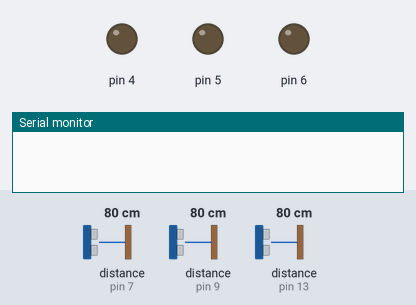
Bench run of a sketch on a simulated Arduino Uno, built with avr-gcc and run on an emulated ATmega328P. On the bench: output pins drawn as LEDs (lit = HIGH), the last lines printed to the serial monitor. Wiring (inferred from the names in the program): 3 × ultrasonic range finder: trigger pin 8, echo pin 7 / trigger pin 10, echo pin 9 / trigger pin 12, echo pin 13. The inputs (shaded band) are chosen by the test bench; at power-on: distance to the obstacle (sensors on pin 7, pin 9, pin 13) 80 cm. The echo pulse lasts 58.3 µs per cm; pins used as bus, display or sensor lines are not drawn.

Above: at 1.2 s.
1.3 s: distance to the obstacle (sensor on pin 7) set to 45 cm
2.8 s: distance to the obstacle (sensor on pin 7) set to 37 cm
At 3.5 s:
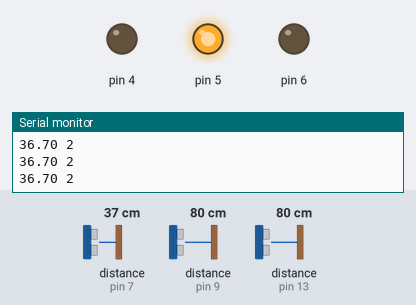
4.3 s: distance to the obstacle (sensor on pin 9) set to 44 cm
5.8 s: distance to the obstacle (sensor on pin 9) set to 37 cm
At 6.7 s:
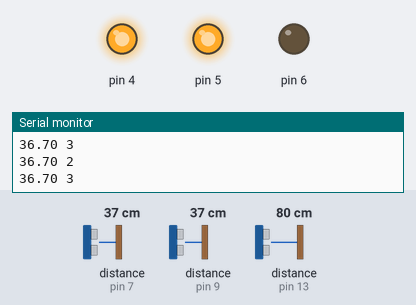
7.3 s: distance to the obstacle (sensor on pin 13) set to 44 cm
8.8 s: distance to the obstacle (sensor on pin 13) set to 36 cm
At 10.0 s:
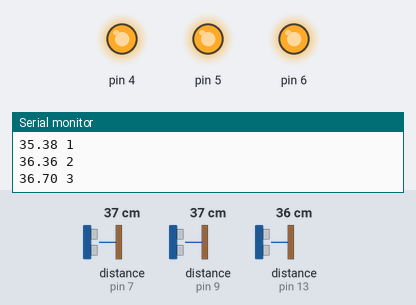
Timing chart, 0 to 11.3 s (numbered marks = the images above; inputs shaded):
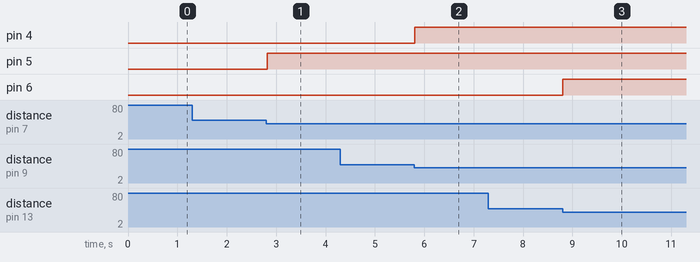

Measured:
- the behaviour switches between 41 and 40 cm on distance to the obstacle (sensor on pin 7) (found by bisection; images 0 and 1)
- the behaviour switches between 41 and 40 cm on distance to the obstacle (sensor on pin 9) (found by bisection; images 1 and 2)
- the behaviour switches between 41 and 40 cm on distance to the obstacle (sensor on pin 13) (found by bisection; images 2 and 3)
- after the input at 1.3 s, every drawn part: stays the same
- after the input at 2.8 s, pin 5: LOW → HIGH at once
- after the input at 5.8 s, pin 4: LOW → HIGH at once
- after the input at 8.8 s, pin 6: LOW → HIGH at once

The sketch:

arduino-shuriken.ino
```cpp
int TriggerPin3 = 10;
int EchoPin3 = 9;

int TriggerPin2 = 8;
int EchoPin2 = 7;

int TriggerPin1 = 12;
int EchoPin1 = 13;

float speedOfSound = 340; // in m/s
float targetDistance; //in cm
float pingTime;

void setup() {
  Serial.begin(115200);
  pinMode(TriggerPin1,OUTPUT);
  pinMode(EchoPin1,INPUT);

  pinMode(TriggerPin2,OUTPUT);
  pinMode(EchoPin2,INPUT);


  pinMode(TriggerPin3,OUTPUT);
  pinMode(EchoPin3,INPUT);


  pinMode(6, OUTPUT);
  pinMode(5, OUTPUT);
  pinMode(4, OUTPUT);
}

void loop() {

  digitalWrite(TriggerPin1,LOW);
  delayMicroseconds(50);
  digitalWrite(TriggerPin1,HIGH);
  delayMicroseconds(10);
  digitalWrite(TriggerPin1,LOW);

  pingTime = pulseIn(EchoPin1,HIGH);

  pingTime = pingTime / 1000000.0; // in seconds
  targetDistance = 100*speedOfSound*pingTime / 2; // unit:  cm/microseconds

  if(targetDistance<=40)
  {
    digitalWrite(6, HIGH);
  Serial.print(targetDistance);
  Serial.println(" 1");
  }
  else
  {
    digitalWrite(6, LOW);
  }

  digitalWrite(TriggerPin2,LOW);
  delayMicroseconds(50);
  digitalWrite(TriggerPin2,HIGH);
  delayMicroseconds(10);
  digitalWrite(TriggerPin2,LOW);

  pingTime = pulseIn(EchoPin2,HIGH);

  pingTime = pingTime / 1000000.0; // in seconds
  targetDistance = 100*speedOfSound*pingTime / 2; // unit:  cm/microseconds

  if(targetDistance<=40)
  {
    digitalWrite(5, HIGH);
    Serial.print(targetDistance);
    Serial.println(" 2");
  }
  else
  {
    digitalWrite(5, LOW);
  }


  digitalWrite(TriggerPin3,LOW);
  delayMicroseconds(50);
  digitalWrite(TriggerPin3,HIGH);
  delayMicroseconds(10);
  digitalWrite(TriggerPin3,LOW);

  pingTime = pulseIn(EchoPin3,HIGH);

  pingTime = pingTime / 1000000.0; // in seconds
  targetDistance = 100*speedOfSound*pingTime / 2; // unit:  cm/microseconds

  if(targetDistance<=40)
  {
    digitalWrite(4, HIGH);
  Serial.print(targetDistance);
  Serial.println(" 3");
  }
  else
  {
    digitalWrite(4, LOW);
  }

  //Serial.println("");
  //Serial.println("");

  delay(10);
}
```
